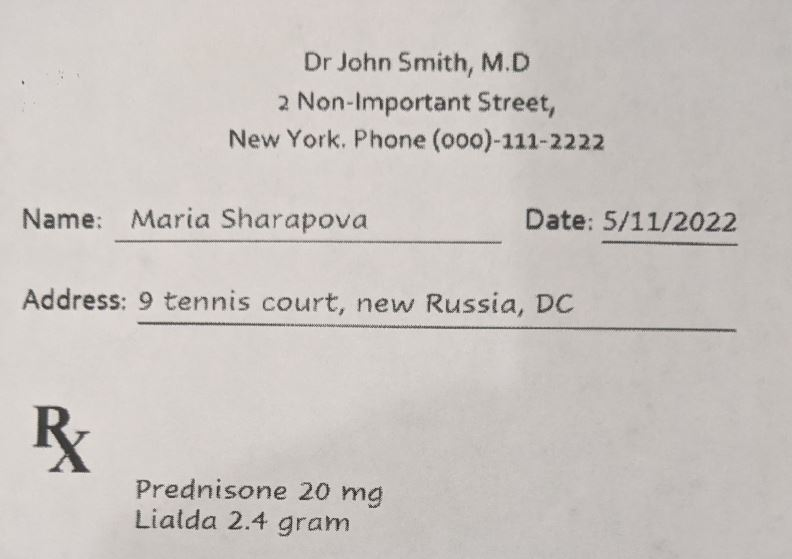
#> input picture Backend/notebook/clear_image.jpg, 792 x 559 px
$ python -i utility.py   (imports and definitions only)
#> lines starting #> are read from the running program, lines starting #| are printed output that depends on the picture; after the words box and inside, x2 and y2 are one past the last pixel; in counts of white or black regions, pixels touching at a corner belong together
#> further down, picture is the input picture: shape (559, 792, 3); mean B, G, R 192.3, 196, 201.3
import cv2
from PIL import Image
import numpy as np

def preprocess_image(img):
    gray=cv2.cvtColor(np.array(img),cv2.COLOR_BGR2GRAY)
    resized=cv2.resize(gray, None, fx=1.5, fy=1.5, interpolation=cv2.INTER_LINEAR)
    processed_img = cv2.adaptiveThreshold(
    resized,255,                       # source image, max value
    cv2.ADAPTIVE_THRESH_GAUSSIAN_C, # threshold value using gaussian method
    cv2.THRESH_BINARY,              # format
    61,                             # block size
    11
    )
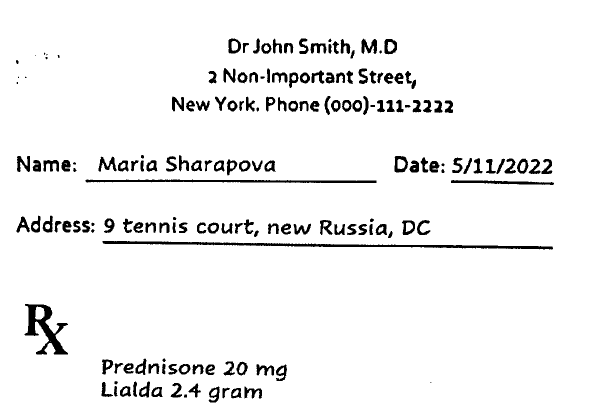
#> processed_img: shape (838, 1188) (shown at 1/2 size); 94.9% white; 178 black regions (9 under 20 px), largest, box (x1, y1, x2, y2) and area: (205, 482, 1106, 499) 4627, (49, 608, 136, 709) 3227, (171, 359, 753, 366) 2600
    return processed_img

>>> import cv2
>>> picture = cv2.imread('../notebook/clear_image.jpg')
>>> result = preprocess_image(picture)

$ run again, on Backend/notebook/12140750.jpg
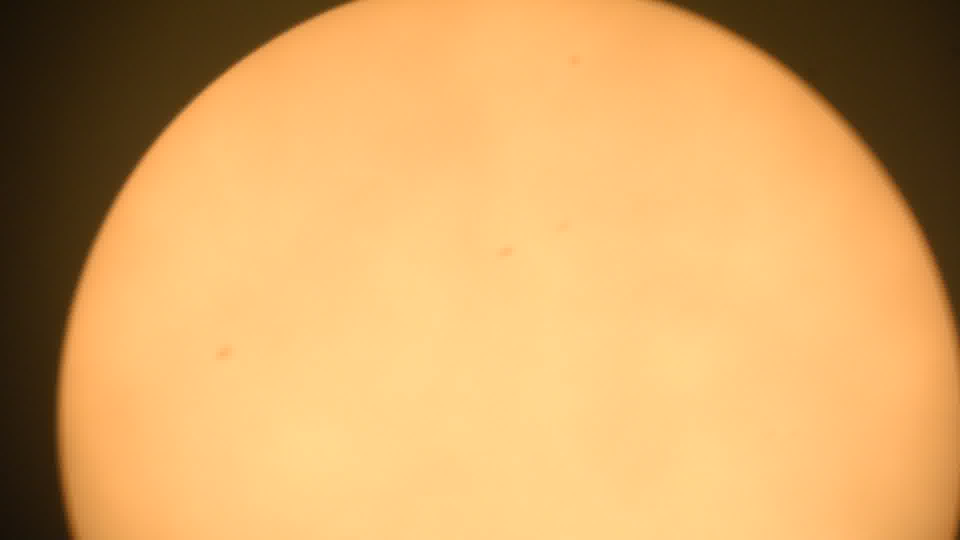
#> input picture Backend/notebook/12140750.jpg, 1920 x 1080 px (shown at 1/2 size)
#> picture is the input picture: shape (1080, 1920, 3); mean B, G, R 101.7, 166.6, 215.5
#> in preprocess_image, `gray=cv2.cvtColor(np.array(img),cv2.COLOR_BGR2GRAY)`:
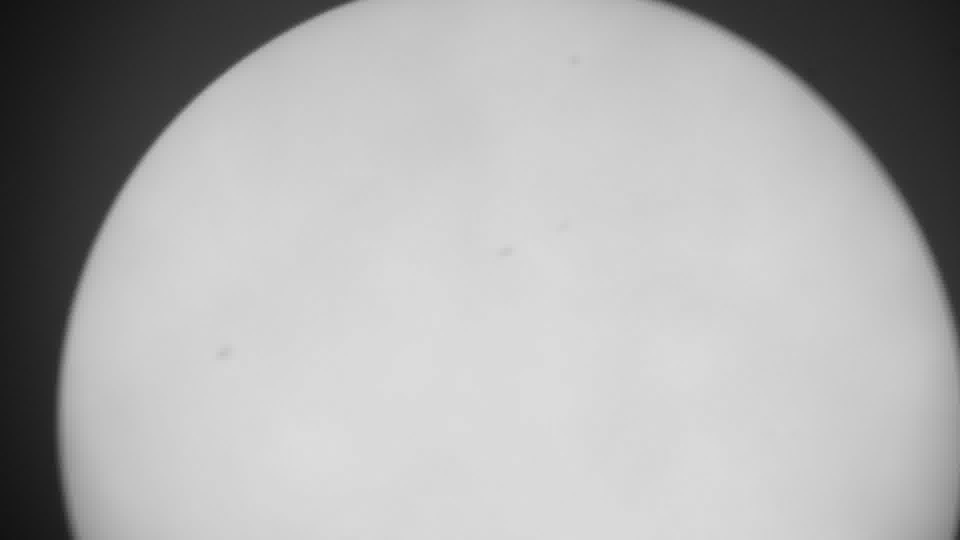
#> gray: shape (1080, 1920) (shown at 1/2 size); min 18, max 220, mean 173.8
#> in preprocess_image, `processed_img = cv2.adaptiveThreshold( resized,255,`:
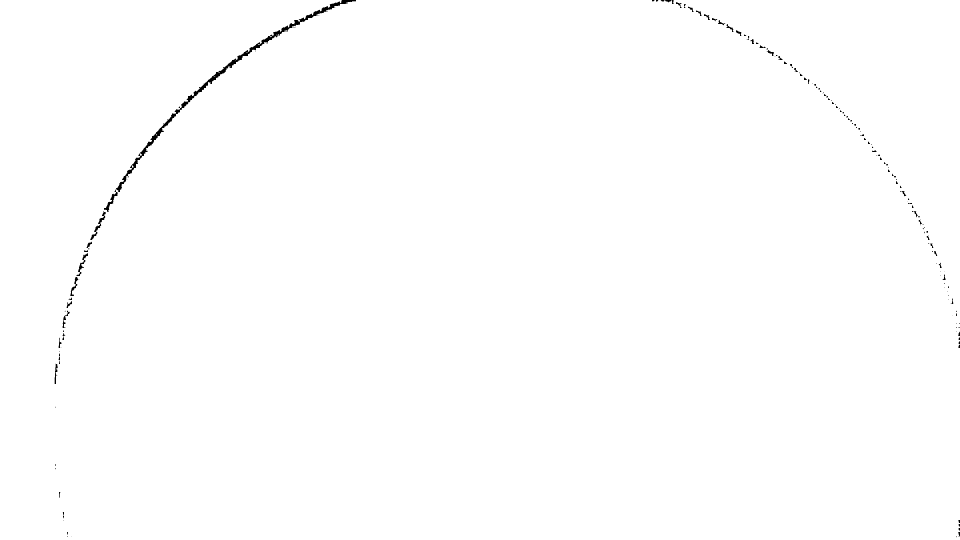
#> processed_img: shape (1620, 2880) (shown at 1/3 size); 99.7% white; 174 black regions (90 under 20 px), largest, box (x1, y1, x2, y2) and area: (312, 0, 1068, 636) 9820, (271, 634, 317, 720) 649, (229, 759, 264, 828) 472

$ run again, on Backend/notebook/dark_image.jpg
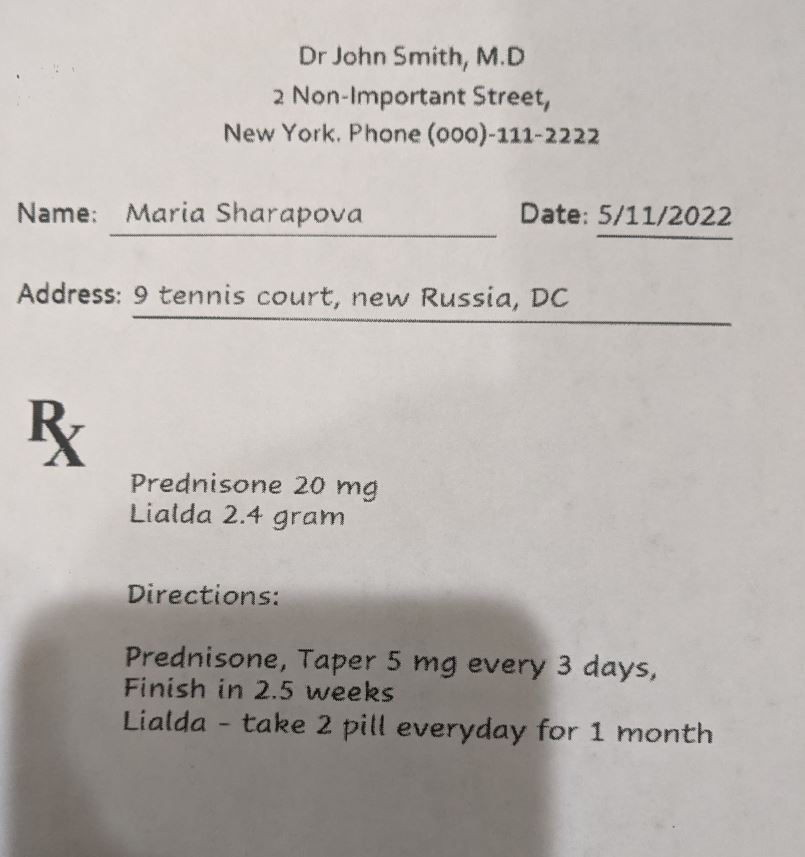
#> input picture Backend/notebook/dark_image.jpg, 805 x 857 px
#> picture is the input picture: shape (857, 805, 3); mean B, G, R 175.6, 179.3, 184.5
#> in preprocess_image, `processed_img = cv2.adaptiveThreshold( resized,255,`:
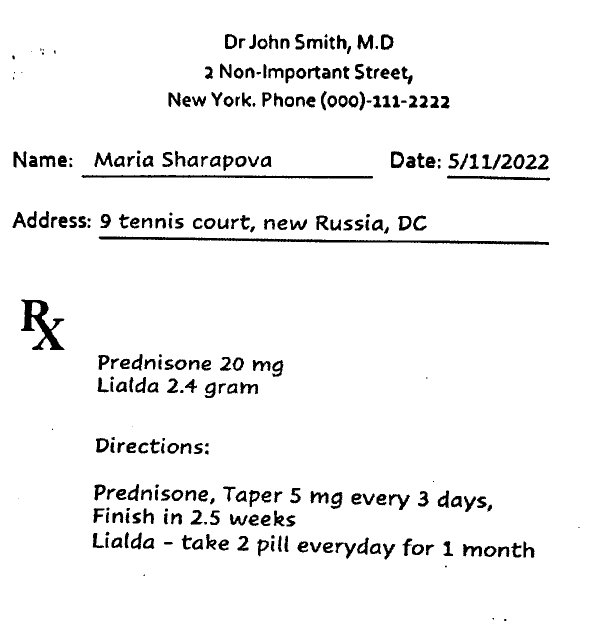
#> processed_img: shape (1286, 1208) (shown at 1/2 size); 95.2% white; 284 black regions (19 under 20 px), largest, box (x1, y1, x2, y2) and area: (197, 473, 1098, 490) 4625, (42, 599, 129, 700) 3233, (163, 350, 746, 357) 2617
